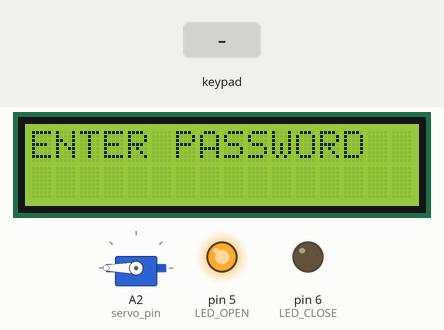
This sketch was run on a simulated Arduino Nano, built with avr-gcc and run on an emulated ATmega328P. Shown: servo, 16×2 character LCD, output pins drawn as LEDs (lit = HIGH). The test bench sets the inputs (shaded band). What the sketch prints to the serial monitor is not drawn.

Above: at 3.3 s.
3.4 s: keypad keys 1 3 9 7 pressed 0.4 s apart
At 4.3 s:
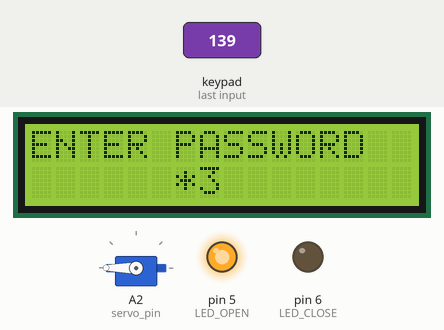
At 6.2 s:
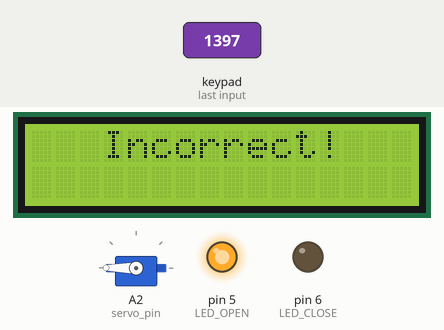
6.5 s: key '2' pressed
9.5 s: keypad keys 1 3 9 7 A pressed 0.4 s apart
At 12.3 s:
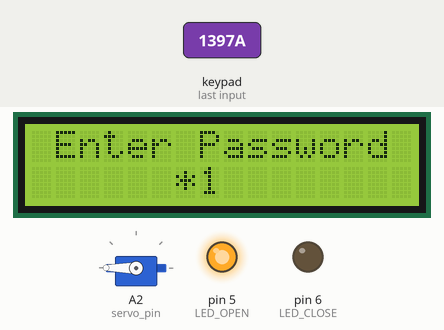
Timing chart, 0 to 13.8 s (numbered marks = the images above; inputs shaded):
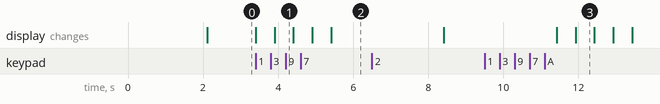

Measured:
- after the input at 3.4 s, the display: first changes at once (image 1 shows a later state)
- what the display in image 3 shows lasts 0.5 s, from 11.9 s to 12.4 s

The sketch:

lock_touch.ino
```cpp
#include <TTP229.h>
#include<LiquidCrystal.h>
#include <EEPROM.h>
#include <Servo.h>

LiquidCrystal lcd(12,11,10,9,8,7);

Servo myservo;
//Connect to TTP229 with I2C of Adruino Nano
const int SCL_PIN = A5;  // The pin number of the clock pin.SCL
const int SDO_PIN = A4;  // The pin number of the data pin.SDA
// connect to Motor Servo
int servo_pin = A2;
// LEDS STATUS
int LED_OPEN = 5;
int LED_CLOSE = 6;
TTP229 ttp229(SCL_PIN, SDO_PIN); // TTP229(sclPin, sdoPin)

int i, j, count = 0,mode = 0,check_open = 0;

uint8_t PASSWORD[4] = {0 , 0, 0, 0};
uint8_t str[4] = {0 , 0, 0, 0};

void setup(){
  pinMode(LED_OPEN,OUTPUT);
  pinMode(LED_CLOSE,OUTPUT);
  digitalWrite(LED_OPEN,HIGH);
  digitalWrite(LED_CLOSE,LOW);
  Serial.begin(9600);
  myservo.attach(servo_pin);
  myservo.write(180);
  Serial.println("Start Touching One Key At a Time!");
  lcd.begin(16,2);
  lcd.print("LOADING.......");
  for(int i = 0;i<4;i++){
    PASSWORD[i] = EEPROM.read(i);
    delay(10);
    }
  delay(2000);
  lcd.clear();
  lcd.print("ENTER PASSWORD");
}
void loop(){
  uint8_t key = ttp229.ReadKey16(); // Blocking
  if(key){
    Serial.println(key);
    if(i == 0){
      str[0] = key;
      lcd.setCursor(6,1);
      lcd.print(str[0]);
      delay(500); // Ký tự hiển thị trên màn hình LCD trong 1s
      lcd.setCursor(6,1);
      lcd.print("*"); // Ký tự được che bởi dấu *
    }
    if(i == 1){
      str[1] = key;
      lcd.setCursor(7,1);
      lcd.print(str[1]);
      delay(500);
      lcd.setCursor(7, 1);
      lcd.print("*");
    }
    if(i == 2){
      str[2] = key;
      lcd.setCursor(8,1);
      lcd.print(str[2]);
      delay(500);
      lcd.setCursor(8,1);
      lcd.print("*");
    }
    if(i == 3){
      str[3] = key;
      lcd.setCursor(9,1);
      lcd.print(str[3]);
      delay(500);
      lcd.setCursor(9,1);
      lcd.print("*");
      count = 1;
    }
    i = i + 1;
  }
  /*Check Password*/
  if(count == 1){
    if(str[0] == PASSWORD[0] && str[1] == PASSWORD[1] && str[2] == PASSWORD[2] && str[3] == PASSWORD[3] && mode!=2){
      check_open = 1;
      lcd.clear();
      digitalWrite(LED_OPEN,LOW);
      digitalWrite(LED_CLOSE,HIGH);
      lcd.print("    Correct!");
      myservo.write(90);
      delay(3000);
      lcd.clear();
      lcd.print("      Opened!");
      i = 0;
      count = 0;
    }else if(mode == 2){
      lcd.clear();
      lcd.setCursor(0,0);
      lcd.print("Create Pass");
      lcd.setCursor(0,1);
      lcd.print("Creating....");
      for(int i = 0; i< 4;i++){
        EEPROM.write(i,str[i]);
        delay(5);
        }
      for(int i = 0;i<4;i++){
        PASSWORD[i] = EEPROM.read(i);
        delay(5);
        }
      delay(3000);
      lcd.clear();
      lcd.setCursor(0,0);
      lcd.print("Create Pass");
      lcd.setCursor(0,1);
      lcd.print("OK! Created");
      delay(3000);
      lcd.clear();
      lcd.print(" Enter Password");
      i = 0;
      count = 0;
      mode = 0;
      }
    else{
      lcd.clear();
      lcd.print("   Incorrect!");
      delay(3000);
      lcd.clear();
      lcd.print("   Try Again!");
      delay(3000);
      lcd.clear();
      lcd.print(" Enter Password");
      i = 0;
      count = 0;
    }
  }
  switch(key){
    case 16:
      check_open = 0;
      lcd.clear();
      lcd.print("     Closed!");
      digitalWrite(LED_CLOSE,LOW);
      digitalWrite(LED_OPEN,HIGH);
      myservo.write(180);
      delay(10000);
      lcd.clear();
      lcd.print(" Enter Password");
      i = 0;
      break;
    case 13:
      if(check_open == 1){
        lcd.clear();
        lcd.print("Enter New Pass");
        i = 0;
        count = 0;
        mode = 2;
        break;
    }
  }
}
```
